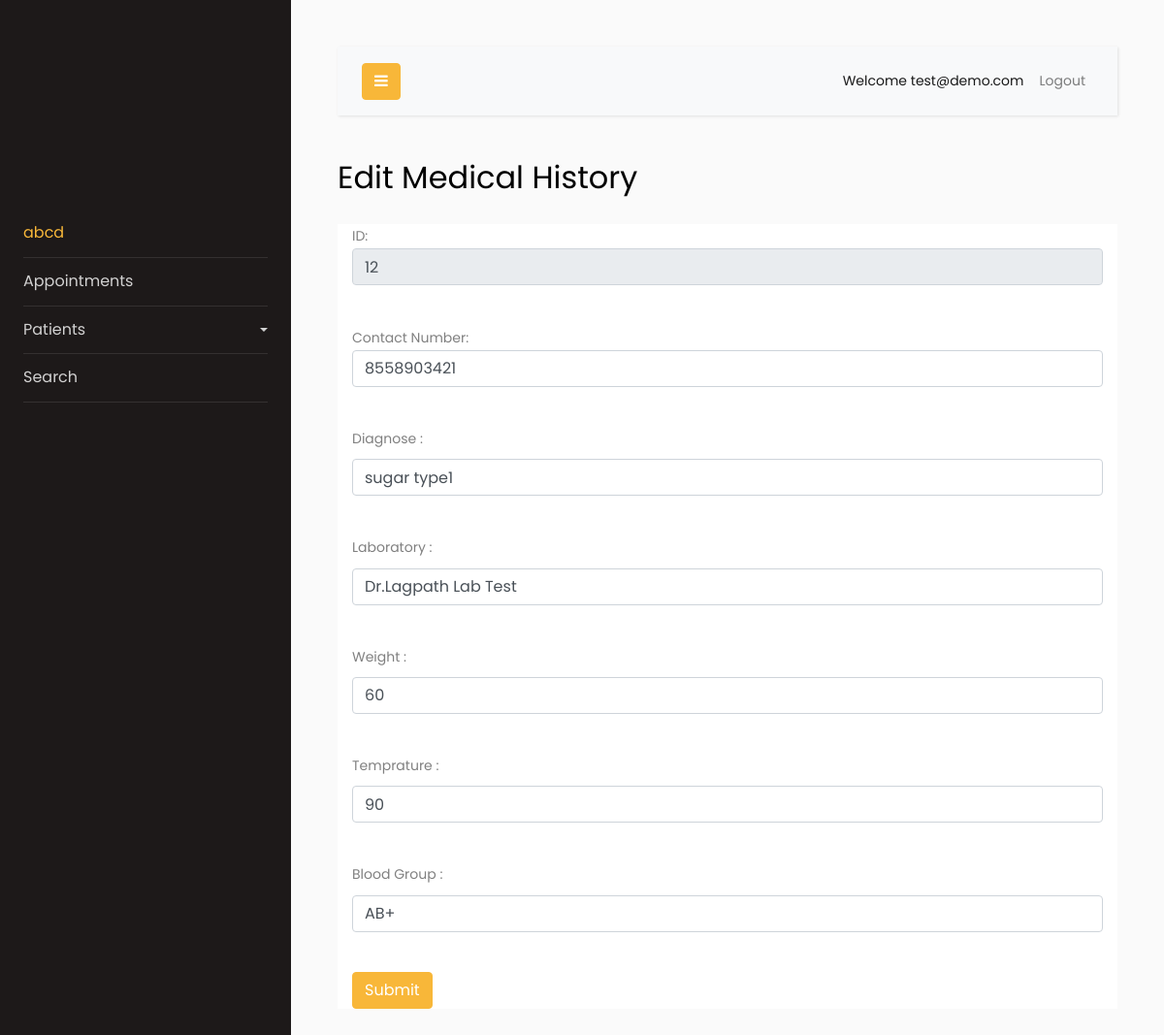
/doctor/edit_medical_history.php?id=12 (signed in), run on the app's committed database.
### tables this page shows
CREATE TABLE `pmedicalhis` (
  `pmh_id` int(11) NOT NULL,
  `p_id` int(255) NOT NULL,
  `p_contact` varchar(255) NOT NULL,
  `p_diagnose` varchar(200) NOT NULL,
  `date` timestamp NOT NULL DEFAULT current_timestamp() ON UPDATE current_timestamp(),
  `p_laboratory` text NOT NULL,
  `p_weight` int(255) NOT NULL,
  `p_temprature` int(255) NOT NULL,
  `p_bloodgroup` text NOT NULL
);

### doctor/edit_medical_history.php (the view, shortened to what this page needs)
<?php
if (!isset($_SESSION['d_email'])) {
  echo "<script>window.open('doctor_login.php','_self')</script>";
}else{
  include("../includes/db.php");
  $id=$_SESSION['d_id'];
  $sql=mysqli_query($con,"select d_image from doctor_images where d_id='$id' ");
  $row=mysqli_fetch_array($sql);
  $image=$row['d_image'];
}
 ?>
<!doctype html>
<html lang="en">
  <head>
    <link rel="stylesheet" href="https://stackpath.bootstrapcdn.com/font-awesome/4.7.0/css/font-awesome.min.css">
    <link rel="stylesheet" href="css/style.css">
  </head>
  <body>
    <div class="wrapper d-flex align-items-stretch">
      <nav id="sidebar">
        <div class="p-4 pt-5">
          <a href="#" class="img logo rounded-circle mb-5" style="background-image: url(images/<?php echo $image ?>);"></a>
          <ul class="list-unstyled components mb-5">
            <li class="active">
              <a href="doctor_dashboard.php"  aria-expanded="false" ><?php echo $_SESSION['d_name']; ?></a>
            </li>
            <li>
              <a href="doctor_appointment.php">Appointments</a>
            </li>
            <li>
              <a href="#pageSubmenu" data-toggle="collapse" aria-expanded="false" class="dropdown-toggle">Patients</a>
            </li>
           <li>
                <a href="search.php">
                  <div class="item-content">
                    <div class="item-inner">
                      <span class="title"> Search </span>
                    </div>
                  </div>
                </a>
              </li>
          </ul>
        </div>
      </nav>
      <div id="content" class="p-4 p-md-5">
        <nav class="navbar navbar-expand-lg navbar-light bg-light">
          <div class="container-fluid">
            <button type="button" id="sidebarCollapse" class="btn btn-primary">
              <i class="fa fa-bars"></i>
            </button>
            <div class="collapse navbar-collapse" id="navbarSupportedContent">
              <ul class="nav navbar-nav ml-auto">
                <li class="nav-item active">
                    <a class="nav-link" href="#">Welcome <?php echo $_SESSION['d_email'] ?></a>
                </li>
                <li class="nav-item ">
                    <a class="nav-link" href="logout.php">Logout</a>
                </li>
              </ul>
            </div>
          </div>
        </nav>
        <h2 class="mb-4">Edit Medical History</h2>
        <div class="container-fluid container-fullw bg-white">
          <form method="post" action="edit_medical_history.php">
            <?php
              $pa_id=$_GET['id'];
              $sql=mysqli_query($con,"select * from pmedicalhis where p_id='$pa_id'");
              $row=mysqli_fetch_array($sql);
                $p_contact =$row['p_contact'];
                $p_diagnose=$row['p_diagnose'];
                $p_laboratory=$row['p_laboratory'];
                $p_weight=$row['p_weight'];
                $p_temprature=$row['p_temprature'];
                $p_bloodgroup=$row['p_bloodgroup'];
               ?>
               <div class="form-group">
             ID: <input type = "text" name = "di" class="form-control" value="<?php echo $pa_id ?>" readonly />
             </div><br>
            <div class="form-group">
             Contact Number: <input type = "text" name = "p_contact" class="form-control" value="<?php echo $p_contact ?>" />
             </div>
             <br>
             <div class="form-group">
               <label>Diagnose</label>    : <input type = "text" name = "p_diagnose" class="form-control" value="<?php echo $p_diagnose ?>" /></div>
             <br>
             <div class="form-group">
              <label>Laboratory</label>    : <input type = "text" name = "p_laboratory" class="form-control" value="<?php echo $p_laboratory ?>"/></div>
             <br>
             <div class="form-group">
                  <label>Weight</label>    : <input type = "text" name = "p_weight" class="form-control" value="<?php echo $p_weight ?>"/></div>
             <br>
             <div class="form-group">
             <label>Temprature</label>     : <input type = "text" name = "p_temprature" class="form-control" value="<?php echo $p_temprature ?>"/></div>
             <br>
             <div class="form-group">
              <label>Blood Group</label>   : <input type = "text" name = "p_bloodgroup" class="form-control" value="<?php echo $p_bloodgroup ?>"/></div>
             <br>
             <button type="submit" name="submit" class="btn btn-o btn-primary">Submit
                </button>
           </form>
         </div>
            </div>
      </div>
  </body>
</html>

### data on the page
pmedicalhis: p_contact "8558903421", p_diagnose "sugar type1", p_laboratory "Dr.Lagpath Lab Test", p_weight "60", p_temprature "90", p_bloodgroup "AB+"

### other printed values
$_SESSION['d_name'] "abcd"
$_SESSION['d_email'] "test@demo.com"
